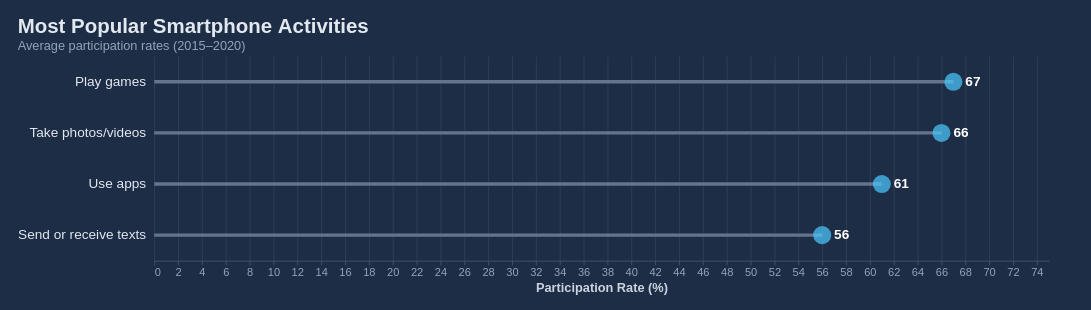

Source (Vega-Lite JSON):
### Vega-Lite specification from a JSON file in a GitHub repository (floating-point values rounded to 4 significant figures)
{"$schema": "https://vega.github.io/schema/vega-lite/v5.json", "background": "#1e2d46", "width": 1050, "height": 240, "padding": {"left": 20, "right": 50, "top": 20, "bottom": 20}, "title": {"text": "Most Popular Smartphone Activities", "subtitle": "Average participation rates (2015–2020)", "fontSize": 24, "fontWeight": "bold", "color": "#e2e8f0", "subtitleFontSize": 15, "subtitleColor": "#94a3b8", "anchor": "start"}, "data": {"values": [{"Activity": "Play games", "Average": 67}, {"Activity": "Take photos/videos", "Average": 66}, {"Activity": "Use apps", "Average": 61}, {"Activity": "Send or receive texts", "Average": 56}]}, "encoding": {"y": {"field": "Activity", "type": "nominal", "sort": "-x", "title": null, "axis": {"labelColor": "#e2e8f0", "labelFontSize": 16, "labelPadding": 10, "domain": false, "ticks": false}}, "x": {"field": "Average", "type": "quantitative", "scale": {"domain": [0, 75]}, "title": "Participation Rate (%)", "axis": {"labelColor": "#94a3b8", "titleColor": "#cbd5e1", "titleFontSize": 15, "labelFontSize": 13, "gridColor": "#334155", "tickColor": "#475569", "domainColor": "#475569"}}}, "layer": [{"mark": {"type": "bar", "size": 4, "color": "#64748b"}}, {"mark": {"type": "point", "filled": true, "size": 450, "color": "#4cc9ff"}}, {"mark": {"type": "text", "align": "left", "baseline": "middle", "dx": 14, "fontSize": 16, "fontWeight": "bold", "color": "#ffffff"}, "encoding": {"text": {"field": "Average"}}}], "config": {"view": {"stroke": null}}}
